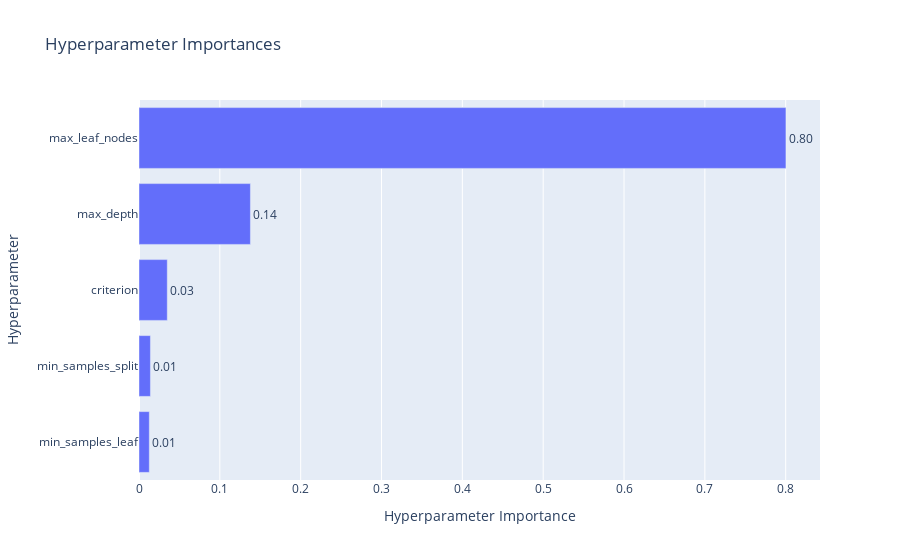

Notebook cell for this chart:
### Code cell
plot_param_importances(study)

### Figure 1 — Plotly figure (JSON) as saved in the notebook; plotly's stock layout.template omitted (floating-point values rounded to 4 significant figures)
{"data": [{"cliponaxis": false, "hovertemplate": ["min_samples_leaf (IntDistribution): 0.012771137524086318<extra></extra>", "min_samples_split (IntDistribution): 0.01413920762031033<extra></extra>", "criterion (CategoricalDistribution): 0.03496535938477539<extra></extra>", "max_depth (IntDistribution): 0.13781684802275704<extra></extra>", "max_leaf_nodes (IntDistribution): 0.8003074474480709<extra></extra>"], "name": "Objective Value", "orientation": "h", "text": ["0.01", "0.01", "0.03", "0.14", "0.80"], "textposition": "outside", "type": "bar", "x": [0.01277, 0.01414, 0.03497, 0.1378, 0.8003], "y": ["min_samples_leaf", "min_samples_split", "criterion", "max_depth", "max_leaf_nodes"]}], "layout": {"title": {"text": "Hyperparameter Importances"}, "xaxis": {"title": {"text": "Hyperparameter Importance"}}, "yaxis": {"title": {"text": "Hyperparameter"}}}}
